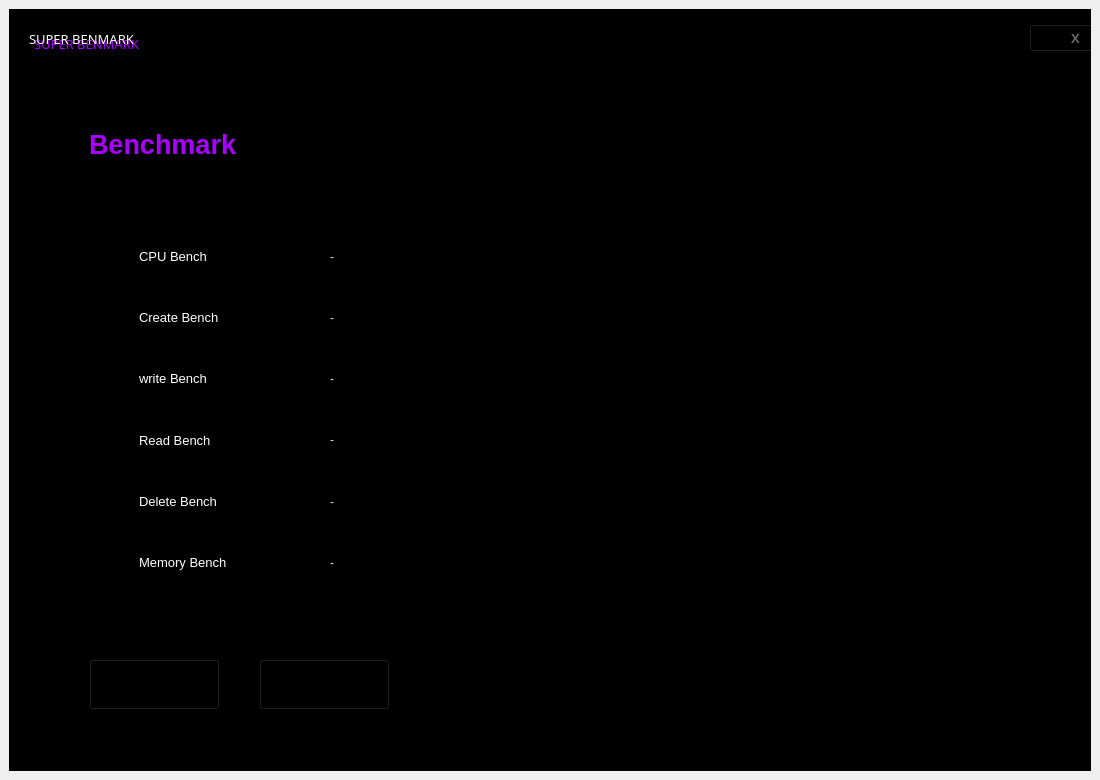
<?xml version="1.0" encoding="UTF-8"?>
<ui version="4.0">
 <class>MainWindow</class>
 <widget class="QMainWindow" name="MainWindow">
  <property name="geometry">
   <rect>
    <x>0</x>
    <y>0</y>
    <width>1100</width>
    <height>780</height>
   </rect>
  </property>
  <property name="windowTitle">
   <string>MainWindow</string>
  </property>
  <widget class="QWidget" name="centralwidget">
   <layout class="QVBoxLayout" name="verticalLayout">
    <item>
     <widget class="QFrame" name="frame">
      <property name="styleSheet">
       <string notr="true">background-color: rgb(0, 0, 0);</string>
      </property>
      <property name="frameShape">
       <enum>QFrame::StyledPanel</enum>
      </property>
      <property name="frameShadow">
       <enum>QFrame::Raised</enum>
      </property>
      <widget class="QLabel" name="label">
       <property name="geometry">
        <rect>
         <x>20</x>
         <y>0</y>
         <width>200</width>
         <height>60</height>
        </rect>
       </property>
       <property name="font">
        <font>
         <family>Segoe UI Black</family>
         <pointsize>10</pointsize>
        </font>
       </property>
       <property name="styleSheet">
        <string notr="true">color:rgb(255, 255, 255);
background-color: rgba(255, 255, 255, 0);</string>
       </property>
       <property name="text">
        <string>SUPER BENMARK</string>
       </property>
      </widget>
      <widget class="QLabel" name="label_2">
       <property name="geometry">
        <rect>
         <x>25</x>
         <y>5</y>
         <width>200</width>
         <height>60</height>
        </rect>
       </property>
       <property name="font">
        <font>
         <family>Segoe UI Black</family>
         <pointsize>10</pointsize>
        </font>
       </property>
       <property name="styleSheet">
        <string notr="true">color: #aa00ff;</string>
       </property>
       <property name="text">
        <string>SUPER BENMARK</string>
       </property>
      </widget>
      <widget class="QLabel" name="label_3">
       <property name="geometry">
        <rect>
         <x>400</x>
         <y>50</y>
         <width>750</width>
         <height>750</height>
        </rect>
       </property>
       <property name="text">
        <string/>
       </property>
       <property name="pixmap">
        <pixmap>circleloop3.gif</pixmap>
       </property>
      </widget>
      <widget class="QPushButton" name="exitButton">
       <property name="geometry">
        <rect>
         <x>1020</x>
         <y>15</y>
         <width>93</width>
         <height>28</height>
        </rect>
       </property>
       <property name="font">
        <font>
         <family>Segoe UI Light</family>
         <pointsize>10</pointsize>
         <weight>75</weight>
         <bold>true</bold>
        </font>
       </property>
       <property name="styleSheet">
        <string notr="true">
QPushButton{color: rgba(255, 255, 255, 100);}
QPushButton:hover{
	
	color: rgb(39, 47, 226);
}</string>
       </property>
       <property name="text">
        <string>X</string>
       </property>
      </widget>
      <widget class="QPushButton" name="pushButton_2">
       <property name="geometry">
        <rect>
         <x>80</x>
         <y>650</y>
         <width>131</width>
         <height>51</height>
        </rect>
       </property>
       <property name="font">
        <font>
         <family>Segoe UI</family>
         <pointsize>9</pointsize>
         <weight>75</weight>
         <bold>true</bold>
         <underline>false</underline>
        </font>
       </property>
       <property name="styleSheet">
        <string notr="true">QPushButton{background-color: qlineargradient(spread:pad, x1:0, y1:0, x2:1, y2:0.414773, stop:0 #aa00ff, stop:1 #ff73d3);\n&quot;&quot;padding: 10px;
padding: 10px;
text-align: center;
border-style: none;
}
QPushButton:hover{
	background-color: qlineargradient(spread:pad, x1:0, y1:0, x2:1, y2:0.414773, stop:0 #ff73d3, stop:1 #aa00ff );
	margin-left:5px;
	margin-top:5px;
	font-size: 14px;
}</string>
       </property>
       <property name="text">
        <string>BACK</string>
       </property>
      </widget>
       <widget class="QPushButton" name="pushButton_3">
       <property name="geometry">
        <rect>
         <x>250</x>
         <y>650</y>
         <width>131</width>
         <height>51</height>
        </rect>
       </property>
       <property name="font">
        <font>
         <family>Segoe UI</family>
         <pointsize>9</pointsize>
         <weight>75</weight>
         <bold>true</bold>
         <underline>false</underline>
        </font>
       </property>
       <property name="styleSheet">
        <string notr="true">QPushButton{background-color: qlineargradient(spread:pad, x1:0, y1:0, x2:1, y2:0.414773, stop:0 #aa00ff, stop:1 #ff73d3);\n&quot;&quot;padding: 10px;
padding: 10px;
text-align: center;
border-style: none;
}
QPushButton:hover{
	background-color: qlineargradient(spread:pad, x1:0, y1:0, x2:1, y2:0.414773, stop:0 #ff73d3, stop:1 #aa00ff );
	margin-left:5px;
	margin-top:5px;
	font-size: 14px;
}</string>
       </property>
       <property name="text">
        <string>START</string>
       </property>
      </widget>
      <widget class="QLabel" name="label_15">
       <property name="geometry">
        <rect>
         <x>80</x>
         <y>105</y>
         <width>350</width>
         <height>60</height>
        </rect>
       </property>
       <property name="font">
        <font>
         <family>Segoe UI</family>
         <pointsize>20</pointsize>
         <weight>75</weight>
         <bold>true</bold>
        </font>
       </property>
       <property name="styleSheet">
        <string notr="true">
color: #aa00ff;</string>
       </property>
       <property name="text">
        <string>Benchmark</string>
       </property>
      </widget>
      <widget class="QFrame" name="frame_2">
       <property name="geometry">
        <rect>
         <x>70</x>
         <y>110</y>
         <width>641</width>
         <height>461</height>
        </rect>
       </property>
       <property name="styleSheet">
        <string notr="true">background-color: rgba(255, 255, 255, 0);</string>
       </property>
       <property name="frameShape">
        <enum>QFrame::StyledPanel</enum>
       </property>
       <property name="frameShadow">
        <enum>QFrame::Raised</enum>
       </property>
       <widget class="QWidget" name="gridLayoutWidget_2">
        <property name="geometry">
         <rect>
          <x>60</x>
          <y>110</y>
          <width>561</width>
          <height>361</height>
         </rect>
        </property>
        <layout class="QGridLayout" name="gridLayout_2" columnstretch="1,2">
         <item row="4" column="0">
          <widget class="QLabel" name="lbl_delete_bench">
           <property name="font">
            <font>
             <pointsize>10</pointsize>
            </font>
           </property>
           <property name="styleSheet">
            <string notr="true">color: rgb(255, 255, 255);</string>
           </property>
           <property name="text">
            <string>Delete Bench</string>
           </property>
          </widget>
         </item>
         <item row="1" column="0">
          <widget class="QLabel" name="lbl_create_bench">
           <property name="font">
            <font>
             <pointsize>10</pointsize>
            </font>
           </property>
           <property name="styleSheet">
            <string notr="true">color: rgb(255, 255, 255);</string>
           </property>
           <property name="text">
            <string>Create Bench</string>
           </property>
          </widget>
         </item>
         <item row="2" column="0">
          <widget class="QLabel" name="lbl_write_bench">
           <property name="font">
            <font>
             <pointsize>10</pointsize>
            </font>
           </property>
           <property name="styleSheet">
            <string notr="true">color: rgb(255, 255, 255);</string>
           </property>
           <property name="text">
            <string>write Bench</string>
           </property>
          </widget>
         </item>
         <item row="2" column="1">
          <widget class="QLabel" name="write_bench">
           <property name="styleSheet">
            <string notr="true">color: rgb(218, 218, 218);
background-color: rgba(255, 255, 255, 0);</string>
           </property>
           <property name="text">
            <string>-</string>
           </property>
          </widget>
         </item>
         <item row="3" column="0">
          <widget class="QLabel" name="lbl_read_bench">
           <property name="font">
            <font>
             <pointsize>10</pointsize>
            </font>
           </property>
           <property name="styleSheet">
            <string notr="true">color: rgb(255, 255, 255);</string>
           </property>
           <property name="text">
            <string>Read Bench</string>
           </property>
          </widget>
         </item>
         <item row="5" column="0">
          <widget class="QLabel" name="lbl_memory_bench">
           <property name="font">
            <font>
             <pointsize>10</pointsize>
            </font>
           </property>
           <property name="styleSheet">
            <string notr="true">color: rgb(255, 255, 255);</string>
           </property>
           <property name="text">
            <string>Memory Bench</string>
           </property>
          </widget>
         </item>
         <item row="3" column="1">
          <widget class="QLabel" name="read_bench">
           <property name="styleSheet">
            <string notr="true">color: rgb(218, 218, 218);
background-color: rgba(255, 255, 255, 0);</string>
           </property>
           <property name="text">
            <string>-</string>
           </property>
          </widget>
         </item>
         <item row="5" column="1">
          <widget class="QLabel" name="memory_bench">
           <property name="styleSheet">
            <string notr="true">color: rgb(218, 218, 218);
background-color: rgba(255, 255, 255, 0);</string>
           </property>
           <property name="text">
            <string>-</string>
           </property>
          </widget>
         </item>
         <item row="1" column="1">
          <widget class="QLabel" name="create_bench">
           <property name="styleSheet">
            <string notr="true">color: rgb(218, 218, 218);
background-color: rgba(255, 255, 255, 0);</string>
           </property>
           <property name="text">
            <string>-</string>
           </property>
          </widget>
         </item>
         <item row="0" column="1">
          <widget class="QLabel" name="cpu_bench">
           <property name="styleSheet">
            <string notr="true">color: rgb(218, 218, 218);
background-color: rgba(255, 255, 255, 0);</string>
           </property>
           <property name="text">
            <string>-</string>
           </property>
          </widget>
         </item>
         <item row="4" column="1">
          <widget class="QLabel" name="delete_bench">
           <property name="styleSheet">
            <string notr="true">color: rgb(218, 218, 218);
background-color: rgba(255, 255, 255, 0);</string>
           </property>
           <property name="text">
            <string>-</string>
           </property>
          </widget>
         </item>
         <item row="0" column="0">
          <widget class="QLabel" name="lbl_cpu_bench">
           <property name="font">
            <font>
             <pointsize>10</pointsize>
            </font>
           </property>
           <property name="styleSheet">
            <string notr="true">color: rgb(255, 255, 255);</string>
           </property>
           <property name="text">
            <string>CPU Bench</string>
           </property>
          </widget>
         </item>
         <!-- <item row="6" column="0">
          <widget class="QLabel" name="label_25">
           <property name="font">
            <font>
             <pointsize>10</pointsize>
            </font>
           </property>
           <property name="styleSheet">
            <string notr="true">color: rgb(255, 255, 255);</string>
           </property>
           <property name="text">
            <string>Memmory</string>
           </property>
          </widget>
         </item> -->
         <!-- <item row="6" column="1">
          <widget class="QLabel" name="ram_3">
           <property name="styleSheet">
            <string notr="true">color: rgb(218, 218, 218);
background-color: rgba(255, 255, 255, 0);</string>
           </property>
           <property name="text">
            <string>TextLabel</string>
           </property>
          </widget>
         </item> -->
        </layout>
       </widget>
      </widget>
      <zorder>label_3</zorder>
      <zorder>label_2</zorder>
      <zorder>label</zorder>
      <zorder>exitButton</zorder>
      <zorder>pushButton_2</zorder>
      <zorder>label_15</zorder>
      <zorder>frame_2</zorder>
     </widget>
    </item>
   </layout>
  </widget>
 </widget>
 <resources/>
 <connections/>
</ui>
